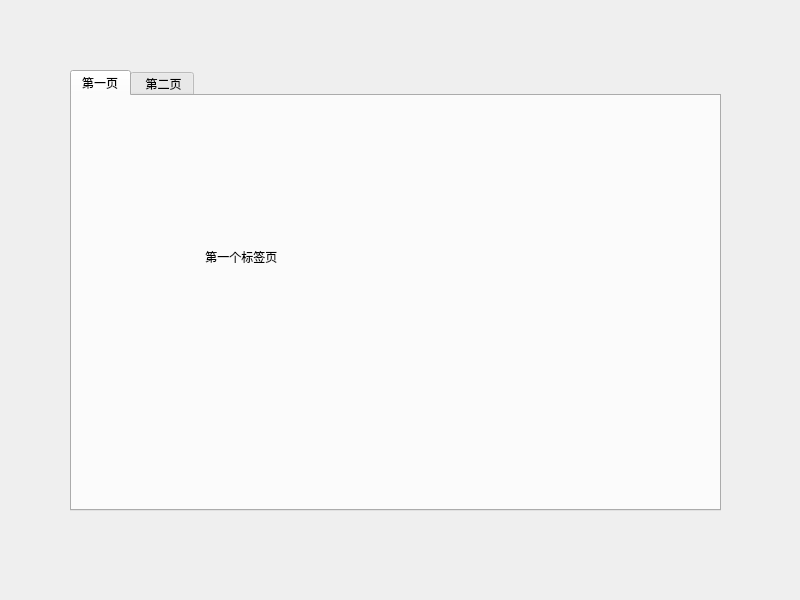
<?xml version="1.0" encoding="UTF-8"?>
<ui version="4.0">
 <class>Widget</class>
 <widget class="QWidget" name="Widget">
  <property name="geometry">
   <rect>
    <x>0</x>
    <y>0</y>
    <width>800</width>
    <height>600</height>
   </rect>
  </property>
  <property name="windowTitle">
   <string>Widget</string>
  </property>
  <widget class="QTabWidget" name="tabWidget">
   <property name="geometry">
    <rect>
     <x>70</x>
     <y>70</y>
     <width>651</width>
     <height>441</height>
    </rect>
   </property>
   <property name="currentIndex">
    <number>0</number>
   </property>
   <widget class="QWidget" name="tab">
    <attribute name="title">
     <string>第一页</string>
    </attribute>
    <widget class="QLabel" name="label">
     <property name="geometry">
      <rect>
       <x>130</x>
       <y>130</y>
       <width>131</width>
       <height>61</height>
      </rect>
     </property>
     <property name="text">
      <string> 第一个标签页</string>
     </property>
    </widget>
   </widget>
   <widget class="QWidget" name="tab_2">
    <attribute name="title">
     <string> 第二页</string>
    </attribute>
    <widget class="QLabel" name="label_2">
     <property name="geometry">
      <rect>
       <x>130</x>
       <y>130</y>
       <width>131</width>
       <height>61</height>
      </rect>
     </property>
     <property name="text">
      <string> 第二个标签页</string>
     </property>
    </widget>
   </widget>
  </widget>
 </widget>
 <resources/>
 <connections/>
</ui>
